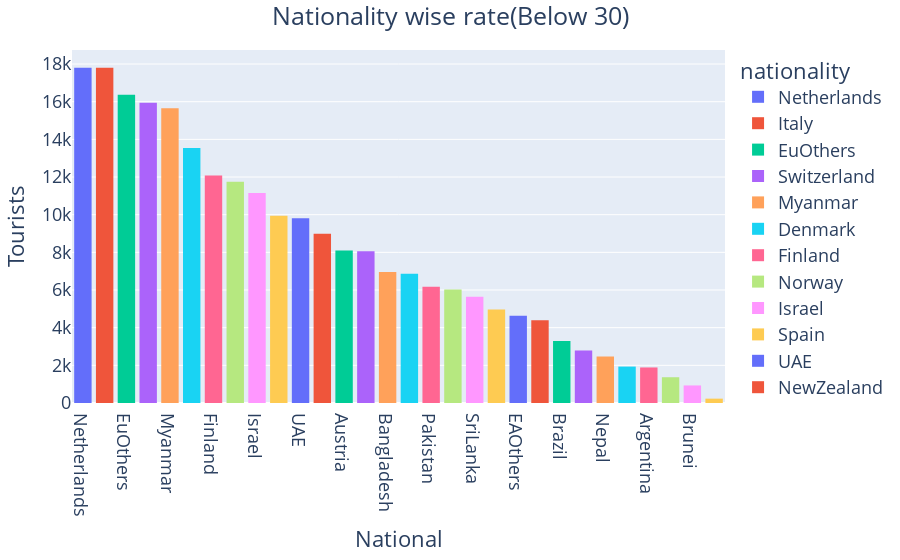

Notebook source saved alongside this figure:
### Markdown cell above
### **The above histogram shows the top 30% number of tourist in nation.**

### Code cell
fig4 = px.histogram(group3.tail(30), x='nationality', y='tourists', color='nationality')
fig4.update_layout(title_text='Nationality wise rate(Below 30)',title_x=0.5,font=dict(size=18),
                   xaxis_title='National',yaxis_title='Tourists',margin=dict(l=20,r=20,b=20,t=50))

### Figure 1 — Plotly figure (JSON) as saved in the notebook; plotly's stock layout.template omitted (floating-point values rounded to 4 significant figures)
{"data": [{"alignmentgroup": "True", "bingroup": "x", "histfunc": "sum", "hovertemplate": "nationality=%{x}<br>sum of tourists=%{y}<extra></extra>", "legendgroup": "Netherlands", "marker": {"color": "#636efa", "pattern": {"shape": ""}}, "name": "Netherlands", "offsetgroup": "Netherlands", "orientation": "v", "showlegend": true, "type": "histogram", "x": ["Netherlands"], "xaxis": "x", "y": [17810.0], "yaxis": "y"}, {"alignmentgroup": "True", "bingroup": "x", "histfunc": "sum", "hovertemplate": "nationality=%{x}<br>sum of tourists=%{y}<extra></extra>", "legendgroup": "Italy", "marker": {"color": "#EF553B", "pattern": {"shape": ""}}, "name": "Italy", "offsetgroup": "Italy", "orientation": "v", "showlegend": true, "type": "histogram", "x": ["Italy"], "xaxis": "x", "y": [17800.0], "yaxis": "y"}, {"alignmentgroup": "True", "bingroup": "x", "histfunc": "sum", "hovertemplate": "nationality=%{x}<br>sum of tourists=%{y}<extra></extra>", "legendgroup": "EuOthers", "marker": {"color": "#00cc96", "pattern": {"shape": ""}}, "name": "EuOthers", "offsetgroup": "EuOthers", "orientation": "v", "showlegend": true, "type": "histogram", "x": ["EuOthers"], "xaxis": "x", "y": [16370.0], "yaxis": "y"}, {"alignmentgroup": "True", "bingroup": "x", "histfunc": "sum", "hovertemplate": "nationality=%{x}<br>sum of tourists=%{y}<extra></extra>", "legendgroup": "Switzerland", "marker": {"color": "#ab63fa", "pattern": {"shape": ""}}, "name": "Switzerland", "offsetgroup": "Switzerland", "orientation": "v", "showlegend": true, "type": "histogram", "x": ["Switzerland"], "xaxis": "x", "y": [15940.0], "yaxis": "y"}, {"alignmentgroup": "True", "bingroup": "x", "histfunc": "sum", "hovertemplate": "nationality=%{x}<br>sum of tourists=%{y}<extra></extra>", "legendgroup": "Myanmar", "marker": {"color": "#FFA15A", "pattern": {"shape": ""}}, "name": "Myanmar", "offsetgroup": "Myanmar", "orientation": "v", "showlegend": true, "type": "histogram", "x": ["Myanmar"], "xaxis": "x", "y": [15650.0], "yaxis": "y"}, {"alignmentgroup": "True", "bingroup": "x", "histfunc": "sum", "hovertemplate": "nationality=%{x}<br>sum of tourists=%{y}<extra></extra>", "legendgroup": "Denmark", "marker": {"color": "#19d3f3", "pattern": {"shape": ""}}, "name": "Denmark", "offsetgroup": "Denmark", "orientation": "v", "showlegend": true, "type": "histogram", "x": ["Denmark"], "xaxis": "x", "y": [13540.0], "yaxis": "y"}, {"alignmentgroup": "True", "bingroup": "x", "histfunc": "sum", "hovertemplate": "nationality=%{x}<br>sum of tourists=%{y}<extra></extra>", "legendgroup": "Finland", "marker": {"color": "#FF6692", "pattern": {"shape": ""}}, "name": "Finland", "offsetgroup": "Finland", "orientation": "v", "showlegend": true, "type": "histogram", "x": ["Finland"], "xaxis": "x", "y": [12080.0], "yaxis": "y"}, {"alignmentgroup": "True", "bingroup": "x", "histfunc": "sum", "hovertemplate": "nationality=%{x}<br>sum of tourists=%{y}<extra></extra>", "legendgroup": "Norway", "marker": {"color": "#B6E880", "pattern": {"shape": ""}}, "name": "Norway", "offsetgroup": "Norway", "orientation": "v", "showlegend": true, "type": "histogram", "x": ["Norway"], "xaxis": "x", "y": [11740.0], "yaxis": "y"}, {"alignmentgroup": "True", "bingroup": "x", "histfunc": "sum", "hovertemplate": "nationality=%{x}<br>sum of tourists=%{y}<extra></extra>", "legendgroup": "Israel", "marker": {"color": "#FF97FF", "pattern": {"shape": ""}}, "name": "Israel", "offsetgroup": "Israel", "orientation": "v", "showlegend": true, "type": "histogram", "x": ["Israel"], "xaxis": "x", "y": [11150.0], "yaxis": "y"}, {"alignmentgroup": "True", "bingroup": "x", "histfunc": "sum", "hovertemplate": "nationality=%{x}<br>sum of tourists=%{y}<extra></extra>", "legendgroup": "Spain", "marker": {"color": "#FECB52", "pattern": {"shape": ""}}, "name": "Spain", "offsetgroup": "Spain", "orientation": "v", "showlegend": true, "type": "histogram", "x": ["Spain"], "xaxis": "x", "y": [9937.0], "yaxis": "y"}, {"alignmentgroup": "True", "bingroup": "x", "histfunc": "sum", "hovertemplate": "nationality=%{x}<br>sum of tourists=%{y}<extra></extra>", "legendgroup": "UAE", "marker": {"color": "#636efa", "pattern": {"shape": ""}}, "name": "UAE", "offsetgroup": "UAE", "orientation": "v", "showlegend": true, "type": "histogram", "x": ["UAE"], "xaxis": "x", "y": [9808.0], "yaxis": "y"}, {"alignmentgroup": "True", "bingroup": "x", "histfunc": "sum", "hovertemplate": "nationality=%{x}<br>sum of tourists=%{y}<extra></extra>", "legendgroup": "NewZealand", "marker": {"color": "#EF553B", "pattern": {"shape": ""}}, "name": "NewZealand", "offsetgroup": "NewZealand", "orientation": "v", "showlegend": true, "type": "histogram", "x": ["NewZealand"], "xaxis": "x", "y": [8982.0], "yaxis": "y"}, {"alignmentgroup": "True", "bingroup": "x", "histfunc": "sum", "hovertemplate": "nationality=%{x}<br>sum of tourists=%{y}<extra></extra>", "legendgroup": "Austria", "marker": {"color": "#00cc96", "pattern": {"shape": ""}}, "name": "Austria", "offsetgroup": "Austria", "orientation": "v", "showlegend": true, "type": "histogram", "x": ["Austria"], "xaxis": "x", "y": [8101.0], "yaxis": "y"}, {"alignmentgroup": "True", "bingroup": "x", "histfunc": "sum", "hovertemplate": "nationality=%{x}<br>sum of tourists=%{y}<extra></extra>", "legendgroup": "Belgium", "marker": {"color": "#ab63fa", "pattern": {"shape": ""}}, "name": "Belgium", "offsetgroup": "Belgium", "orientation": "v", "showlegend": true, "type": "histogram", "x": ["Belgium"], "xaxis": "x", "y": [8061.0], "yaxis": "y"}, {"alignmentgroup": "True", "bingroup": "x", "histfunc": "sum", "hovertemplate": "nationality=%{x}<br>sum of tourists=%{y}<extra></extra>", "legendgroup": "Bangladesh", "marker": {"color": "#FFA15A", "pattern": {"shape": ""}}, "name": "Bangladesh", "offsetgroup": "Bangladesh", "orientation": "v", "showlegend": true, "type": "histogram", "x": ["Bangladesh"], "xaxis": "x", "y": [6957.0], "yaxis": "y"}, {"alignmentgroup": "True", "bingroup": "x", "histfunc": "sum", "hovertemplate": "nationality=%{x}<br>sum of tourists=%{y}<extra></extra>", "legendgroup": "AfrOthers", "marker": {"color": "#19d3f3", "pattern": {"shape": ""}}, "name": "AfrOthers", "offsetgroup": "AfrOthers", "orientation": "v", "showlegend": true, "type": "histogram", "x": ["AfrOthers"], "xaxis": "x", "y": [6868.0], "yaxis": "y"}, {"alignmentgroup": "True", "bingroup": "x", "histfunc": "sum", "hovertemplate": "nationality=%{x}<br>sum of tourists=%{y}<extra></extra>", "legendgroup": "Pakistan", "marker": {"color": "#FF6692", "pattern": {"shape": ""}}, "name": "Pakistan", "offsetgroup": "Pakistan", "orientation": "v", "showlegend": true, "type": "histogram", "x": ["Pakistan"], "xaxis": "x", "y": [6180.0], "yaxis": "y"}, {"alignmentgroup": "True", "bingroup": "x", "histfunc": "sum", "hovertemplate": "nationality=%{x}<br>sum of tourists=%{y}<extra></extra>", "legendgroup": "SoAfrica", "marker": {"color": "#B6E880", "pattern": {"shape": ""}}, "name": "SoAfrica", "offsetgroup": "SoAfrica", "orientation": "v", "showlegend": true, "type": "histogram", "x": ["SoAfrica"], "xaxis": "x", "y": [6032.0], "yaxis": "y"}, {"alignmentgroup": "True", "bingroup": "x", "histfunc": "sum", "hovertemplate": "nationality=%{x}<br>sum of tourists=%{y}<extra></extra>", "legendgroup": "SriLanka", "marker": {"color": "#FF97FF", "pattern": {"shape": ""}}, "name": "SriLanka", "offsetgroup": "SriLanka", "orientation": "v", "showlegend": true, "type": "histogram", "x": ["SriLanka"], "xaxis": "x", "y": [5641.0], "yaxis": "y"}, {"alignmentgroup": "True", "bingroup": "x", "histfunc": "sum", "hovertemplate": "nationality=%{x}<br>sum of tourists=%{y}<extra></extra>", "legendgroup": "Kuwait", "marker": {"color": "#FECB52", "pattern": {"shape": ""}}, "name": "Kuwait", "offsetgroup": "Kuwait", "orientation": "v", "showlegend": true, "type": "histogram", "x": ["Kuwait"], "xaxis": "x", "y": [4963.0], "yaxis": "y"}, {"alignmentgroup": "True", "bingroup": "x", "histfunc": "sum", "hovertemplate": "nationality=%{x}<br>sum of tourists=%{y}<extra></extra>", "legendgroup": "EAOthers", "marker": {"color": "#636efa", "pattern": {"shape": ""}}, "name": "EAOthers", "offsetgroup": "EAOthers", "orientation": "v", "showlegend": true, "type": "histogram", "x": ["EAOthers"], "xaxis": "x", "y": [4633.0], "yaxis": "y"}, {"alignmentgroup": "True", "bingroup": "x", "histfunc": "sum", "hovertemplate": "nationality=%{x}<br>sum of tourists=%{y}<extra></extra>", "legendgroup": "AmOthers", "marker": {"color": "#EF553B", "pattern": {"shape": ""}}, "name": "AmOthers", "offsetgroup": "AmOthers", "orientation": "v", "showlegend": true, "type": "histogram", "x": ["AmOthers"], "xaxis": "x", "y": [4400.0], "yaxis": "y"}, {"alignmentgroup": "True", "bingroup": "x", "histfunc": "sum", "hovertemplate": "nationality=%{x}<br>sum of tourists=%{y}<extra></extra>", "legendgroup": "Brazil", "marker": {"color": "#00cc96", "pattern": {"shape": ""}}, "name": "Brazil", "offsetgroup": "Brazil", "orientation": "v", "showlegend": true, "type": "histogram", "x": ["Brazil"], "xaxis": "x", "y": [3287.0], "yaxis": "y"}, {"alignmentgroup": "True", "bingroup": "x", "histfunc": "sum", "hovertemplate": "nationality=%{x}<br>sum of tourists=%{y}<extra></extra>", "legendgroup": "SAOthers", "marker": {"color": "#ab63fa", "pattern": {"shape": ""}}, "name": "SAOthers", "offsetgroup": "SAOthers", "orientation": "v", "showlegend": true, "type": "histogram", "x": ["SAOthers"], "xaxis": "x", "y": [2788], "yaxis": "y"}, {"alignmentgroup": "True", "bingroup": "x", "histfunc": "sum", "hovertemplate": "nationality=%{x}<br>sum of tourists=%{y}<extra></extra>", "legendgroup": "Nepal", "marker": {"color": "#FFA15A", "pattern": {"shape": ""}}, "name": "Nepal", "offsetgroup": "Nepal", "orientation": "v", "showlegend": true, "type": "histogram", "x": ["Nepal"], "xaxis": "x", "y": [2470.0], "yaxis": "y"}, {"alignmentgroup": "True", "bingroup": "x", "histfunc": "sum", "hovertemplate": "nationality=%{x}<br>sum of tourists=%{y}<extra></extra>", "legendgroup": "Egypt", "marker": {"color": "#19d3f3", "pattern": {"shape": ""}}, "name": "Egypt", "offsetgroup": "Egypt", "orientation": "v", "showlegend": true, "type": "histogram", "x": ["Egypt"], "xaxis": "x", "y": [1934.0], "yaxis": "y"}, {"alignmentgroup": "True", "bingroup": "x", "histfunc": "sum", "hovertemplate": "nationality=%{x}<br>sum of tourists=%{y}<extra></extra>", "legendgroup": "Argentina", "marker": {"color": "#FF6692", "pattern": {"shape": ""}}, "name": "Argentina", "offsetgroup": "Argentina", "orientation": "v", "showlegend": true, "type": "histogram", "x": ["Argentina"], "xaxis": "x", "y": [1887.0], "yaxis": "y"}, {"alignmentgroup": "True", "bingroup": "x", "histfunc": "sum", "hovertemplate": "nationality=%{x}<br>sum of tourists=%{y}<extra></extra>", "legendgroup": "SaudiArabia", "marker": {"color": "#B6E880", "pattern": {"shape": ""}}, "name": "SaudiArabia", "offsetgroup": "SaudiArabia", "orientation": "v", "showlegend": true, "type": "histogram", "x": ["SaudiArabia"], "xaxis": "x", "y": [1368.0], "yaxis": "y"}, {"alignmentgroup": "True", "bingroup": "x", "histfunc": "sum", "hovertemplate": "nationality=%{x}<br>sum of tourists=%{y}<extra></extra>", "legendgroup": "Brunei", "marker": {"color": "#FF97FF", "pattern": {"shape": ""}}, "name": "Brunei", "offsetgroup": "Brunei", "orientation": "v", "showlegend": true, "type": "histogram", "x": ["Brunei"], "xaxis": "x", "y": [931.7], "yaxis": "y"}, {"alignmentgroup": "True", "bingroup": "x", "histfunc": "sum", "hovertemplate": "nationality=%{x}<br>sum of tourists=%{y}<extra></extra>", "legendgroup": "OcOthers", "marker": {"color": "#FECB52", "pattern": {"shape": ""}}, "name": "OcOthers", "offsetgroup": "OcOthers", "orientation": "v", "showlegend": true, "type": "histogram", "x": ["OcOthers"], "xaxis": "x", "y": [230.8], "yaxis": "y"}], "layout": {"barmode": "relative", "font": {"size": 18}, "legend": {"title": {"text": "nationality"}, "tracegroupgap": 0}, "margin": {"b": 20, "l": 20, "r": 20, "t": 50}, "title": {"text": "Nationality wise rate(Below 30)", "x": 0.5}, "xaxis": {"anchor": "y", "categoryarray": ["Netherlands", "Italy", "EuOthers", "Switzerland", "Myanmar", "Denmark", "Finland", "Norway", "Israel", "Spain", "UAE", "NewZealand", "Austria", "Belgium", "Bangladesh", "AfrOthers", "Pakistan", "SoAfrica", "SriLanka", "Kuwait", "EAOthers", "AmOthers", "Brazil", "SAOthers", "Nepal", "Egypt", "Argentina", "SaudiArabia", "Brunei", "OcOthers"], "categoryorder": "array", "domain": [0, 1], "title": {"text": "National"}}, "yaxis": {"anchor": "x", "domain": [0, 1], "title": {"text": "Tourists"}}}}
